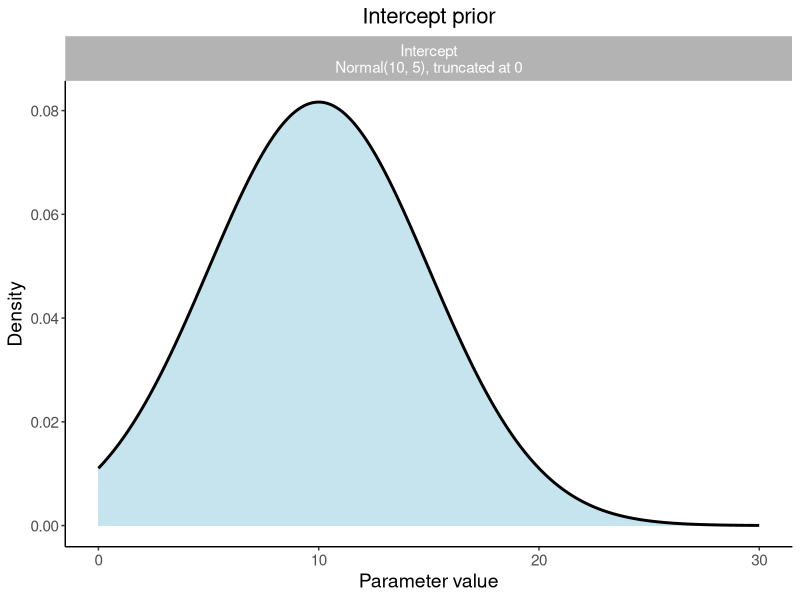
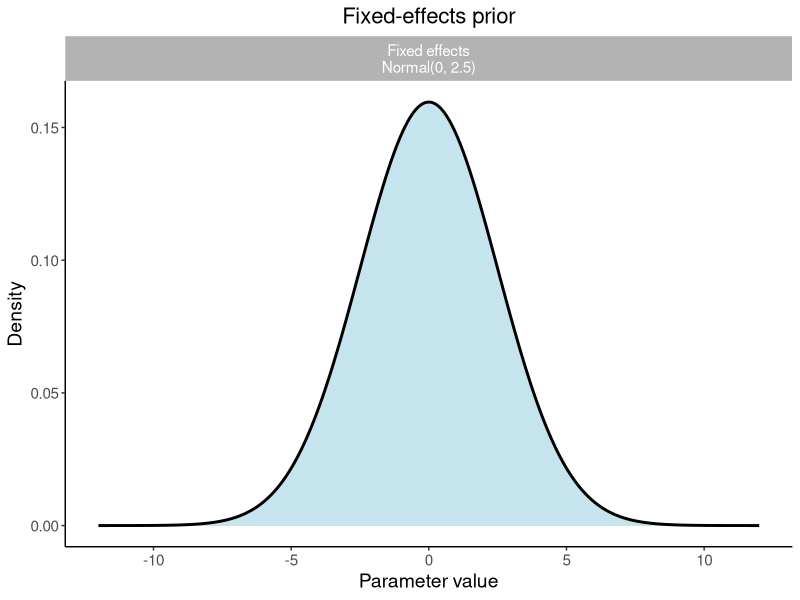
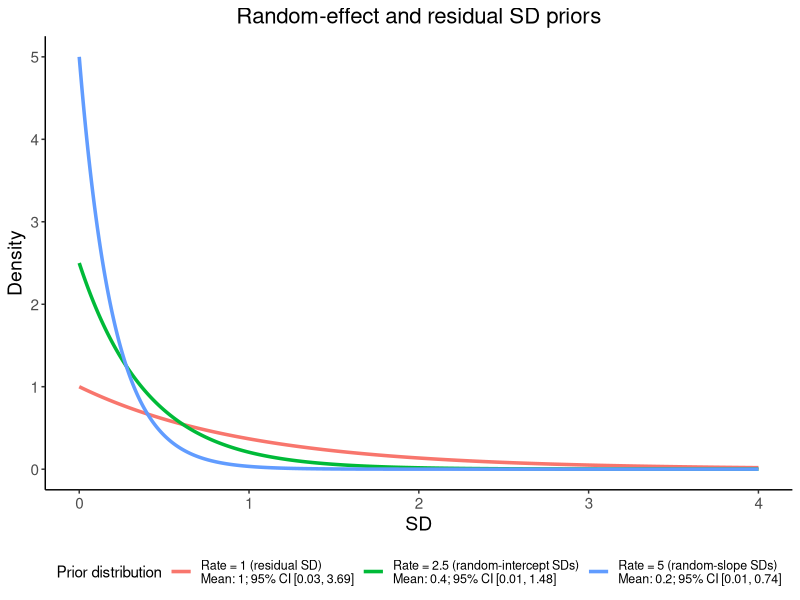
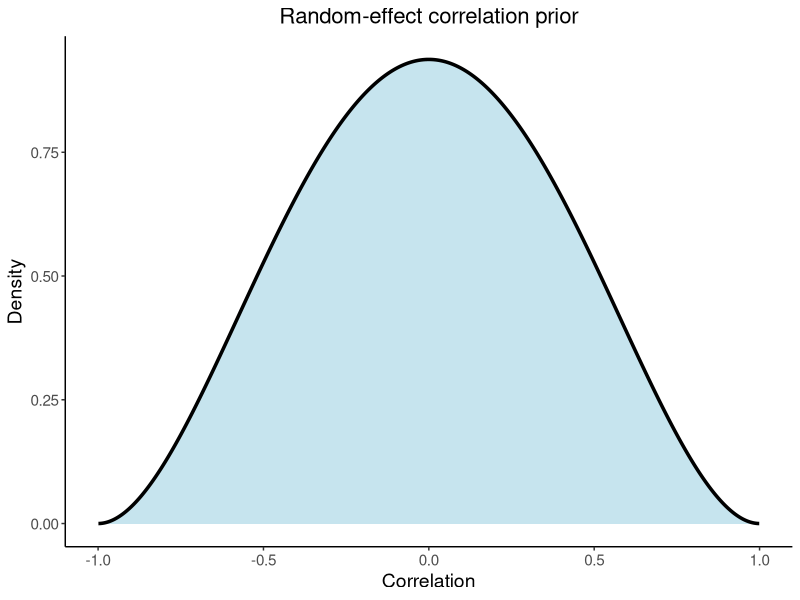
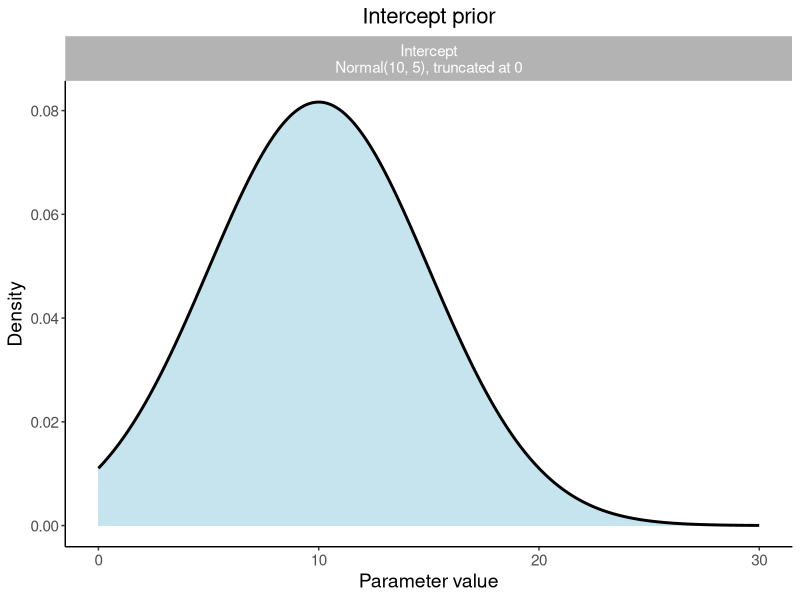
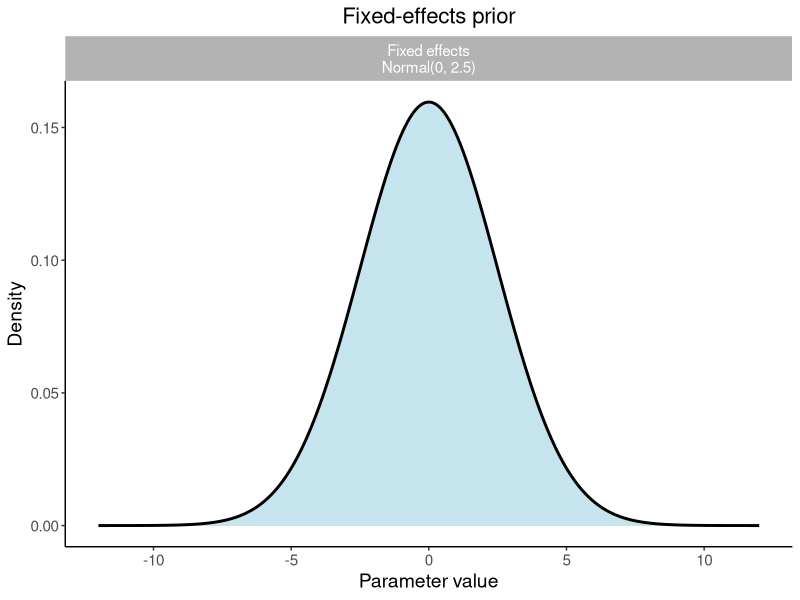
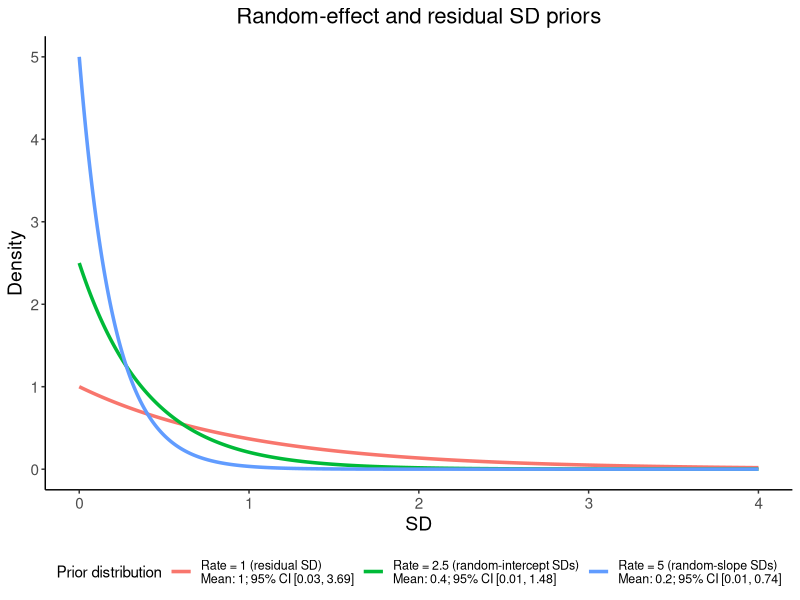
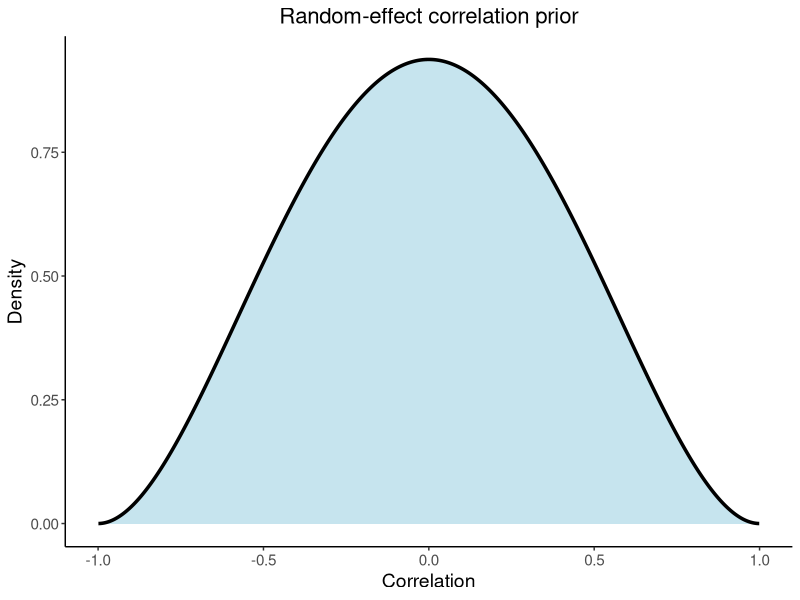

Write R code to recreate these figures, in order.
library(ggplot2)
library(dplyr)

### Plot prior distributions for Experiment 1
### A. Intercept
### A. Fixed effects
### B. Random effects
### C. LKJ(2)

setwd("C:/Users/david/Documents/GitHub/Bayesian_statistics_PiC/thesis/extra_statistics")

output_file_A1 <- "prior_intercept_experiment_1_10M.png"
output_file_A2 <- "prior_slopes_experiment_1_10M.png"
output_file_B <- "prior_random_effects_experiment_1_10M.png"
output_file_C <- "prior_lkj_experiment_1_10M.png"

### Helper functions

dtruncnorm_lower <- function(x, mean, sd, lower = 0) {
  dens <- dnorm(x, mean = mean, sd = sd)
  normalizing_constant <- 1 - pnorm(lower, mean = mean, sd = sd)
  ifelse(x >= lower, dens / normalizing_constant, 0)
}

exp_label <- function(rate, label) {
  mean_value <- 1 / rate
  ci_values <- qexp(c(0.025, 0.975), rate = rate)
  
  paste0(
    label,
    "\nMean: ", round(mean_value, 2),
    "; 95% CI [", round(ci_values[1], 2), ", ", round(ci_values[2], 2), "]"
  )
}

lkj_corr_marginal <- function(rho, eta, K) {
  shape <- eta - 1 + K / 2
  dbeta(
    (rho + 1) / 2,
    shape1 = shape,
    shape2 = shape
  ) / 2
}

lkj_ci <- function(eta, K) {
  shape <- eta - 1 + K / 2
  
  qbeta(
    c(0.025, 0.975),
    shape1 = shape,
    shape2 = shape
  ) * 2 - 1
}

### ------------------------------------------------------------
### A. Intercept
### ------------------------------------------------------------

x_intercept <- seq(0, 30, length.out = 2000)

intercept_data <- data.frame(
  parameter = "Intercept\nNormal(10, 5), truncated at 0",
  value = x_intercept,
  density = dtruncnorm_lower(
    x_intercept,
    mean = 10,
    sd = 5,
    lower = 0
  )
)

p_intercept <- ggplot(
  intercept_data,
  aes(x = value, y = density)
) +
  geom_area(fill = "lightblue", alpha = 0.7) +
  geom_line(linewidth = 1) +
  facet_wrap(
    ~ parameter,
    scales = "free",
    nrow = 1
  ) +
  labs(
    title = "Intercept prior",
    x = "Parameter value",
    y = "Density"
  ) +
  theme_classic() +
  theme(
    text = element_text(size = 13),
    plot.title = element_text(size = 16, hjust = 0.5),
    strip.background = element_rect(
      fill = "grey70",
      colour = NA
    ),
    strip.text = element_text(
      size = 11,
      colour = "white"
    ),
    axis.title = element_text(size = 14),
    axis.text = element_text(size = 11)
  )

print(p_intercept)

ggsave(
  output_file_A1,
  plot = p_intercept,
  width = 4.5,
  height = 4.5,
  dpi = 300
)

### ------------------------------------------------------------
### A. Fixed effects
### ------------------------------------------------------------

x_slopes <- seq(-12, 12, length.out = 2000)

slopes_data <- data.frame(
  parameter = "Fixed effects\nNormal(0, 2.5)",
  value = x_slopes,
  density = dnorm(
    x_slopes,
    mean = 0,
    sd = 2.5
  )
)

p_slopes <- ggplot(
  slopes_data,
  aes(x = value, y = density)
) +
  geom_area(fill = "lightblue", alpha = 0.7) +
  geom_line(linewidth = 1) +
  facet_wrap(
    ~ parameter,
    scales = "free",
    nrow = 1
  ) +
  labs(
    title = "Fixed-effects prior",
    x = "Parameter value",
    y = "Density"
  ) +
  theme_classic() +
  theme(
    text = element_text(size = 13),
    plot.title = element_text(size = 16, hjust = 0.5),
    strip.background = element_rect(
      fill = "grey70",
      colour = NA
    ),
    strip.text = element_text(
      size = 11,
      colour = "white"
    ),
    axis.title = element_text(size = 14),
    axis.text = element_text(size = 11)
  )

print(p_slopes)

ggsave(
  output_file_A2,
  plot = p_slopes,
  width = 4.5,
  height = 4.5,
  dpi = 300
)

### ------------------------------------------------------------
### B. Random effects
### ------------------------------------------------------------

x_sd <- seq(0, 4, length.out = 2000)

random_effects_data <- bind_rows(
  data.frame(
    prior = exp_label(
      2.5,
      "Rate = 2.5 (random-intercept SDs)"
    ),
    value = x_sd,
    density = dexp(x_sd, rate = 2.5)
  ),
  data.frame(
    prior = exp_label(
      5,
      "Rate = 5 (random-slope SDs)"
    ),
    value = x_sd,
    density = dexp(x_sd, rate = 5)
  ),
  data.frame(
    prior = exp_label(
      1,
      "Rate = 1 (residual SD)"
    ),
    value = x_sd,
    density = dexp(x_sd, rate = 1)
  )
)

p_random_effects <- ggplot(
  random_effects_data,
  aes(
    x = value,
    y = density,
    colour = prior
  )
) +
  geom_line(linewidth = 1.2) +
  labs(
    title = "Random-effect and residual SD priors",
    x = "SD",
    y = "Density",
    colour = "Prior distribution"
  ) +
  theme_classic() +
  theme(
    text = element_text(size = 13),
    plot.title = element_text(size = 16, hjust = 0.5),
    axis.title = element_text(size = 14),
    axis.text = element_text(size = 11),
    legend.title = element_text(size = 11),
    legend.text = element_text(size = 9),
    legend.position = "bottom"
  )

print(p_random_effects)

ggsave(
  output_file_B,
  plot = p_random_effects,
  width = 9,
  height = 5,
  dpi = 300
)

### ------------------------------------------------------------
### C. LKJ(2)
### ------------------------------------------------------------

K <- 4
eta <- 2
rho <- seq(-0.999, 0.999, length.out = 2000)

ci_lkj <- lkj_ci(
  eta = eta,
  K = K
)

lkj_data <- data.frame(
  prior = paste0(
    "LKJ(2)",
    "\n95% CI [",
    round(ci_lkj[1], 2),
    ", ",
    round(ci_lkj[2], 2),
    "]"
  ),
  correlation = rho,
  density = lkj_corr_marginal(
    rho,
    eta = eta,
    K = K
  )
)

p_lkj <- ggplot(
  lkj_data,
  aes(
    x = correlation,
    y = density
  )
) +
  geom_area(fill = "lightblue", alpha = 0.7) +
  geom_line(linewidth = 1.2) +
  labs(
    title = "Random-effect correlation prior",
    x = "Correlation",
    y = "Density"
  ) +
  theme_classic() +
  theme(
    text = element_text(size = 13),
    plot.title = element_text(
      size = 16,
      hjust = 0.5
    ),
    plot.subtitle = element_text(
      size = 11,
      hjust = 0.5
    ),
    axis.title = element_text(size = 14),
    axis.text = element_text(size = 11)
  )

print(p_lkj)

ggsave(
  output_file_C,
  plot = p_lkj,
  width = 9,
  height = 5,
  dpi = 300
)
